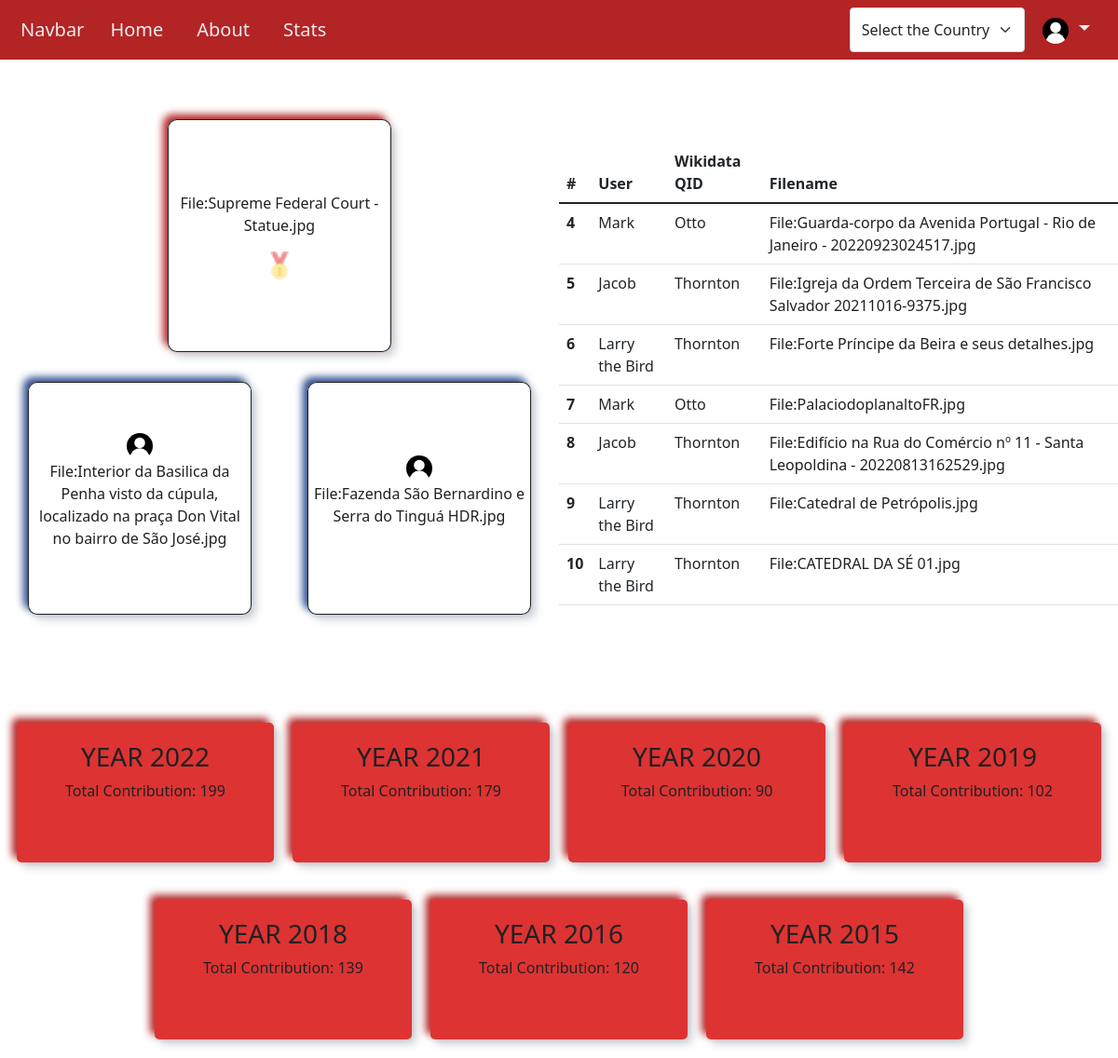
Screenshot of /stats with the database file from the repository.
### tables this page shows
CREATE TABLE edition (
	id INTEGER NOT NULL, 
	year INTEGER, 
	country VARCHAR, 
	place_1 VARCHAR, 
	place_2 VARCHAR, 
	place_3 VARCHAR, 
	place_4 VARCHAR, 
	place_5 VARCHAR, 
	place_6 VARCHAR, 
	place_7 VARCHAR, 
	place_8 VARCHAR, 
	place_9 VARCHAR, 
	place_10 VARCHAR, 
	PRIMARY KEY (id), 
	UNIQUE (year)
);

### app.py (the view)
@app.route('/stats')
def ranking():
    presentyear = date.today().year
    edition2022 = db.session.query(edition).filter_by(year=presentyear-1).all()
    photograph2015 = db.session.query(photograph).filter_by(edition_year=str(presentyear-8)).count()
    photograph2016 = db.session.query(photograph).filter_by(edition_year=str(presentyear-7)).count()
    photograph2018 = db.session.query(photograph).filter_by(edition_year=str(presentyear-5)).count()
    photograph2019 = db.session.query(photograph).filter_by(edition_year=str(presentyear-4)).count()
    photograph2020 = db.session.query(photograph).filter_by(edition_year=str(presentyear-3)).count()
    photograph2021 = db.session.query(photograph).filter_by(edition_year=str(presentyear-2)).count()
    photograph2022 = db.session.query(photograph).filter_by(edition_year=str(presentyear-1)).count()
    editionyear = db.session.query(edition).filter_by(year=str(presentyear-1)).subquery()
    dataa = db.session.query(photograph).join(editionyear, editionyear.c.place_1 == photograph.c.filename).all()
    print(dataa)
    return render_template('stats.html', edition2022=edition2022[0], photograph2015=photograph2015, photograph2016=photograph2016, photograph2018=photograph2018, photograph2019=photograph2019, photograph2020=photograph2020, photograph2021=photograph2021, photograph2022=photograph2022)

### templates/stats.html
{% extends 'navbar.html' %} {% block content %}
<div class="stats">
  <div class="stats-top">
    <div class="top-board">
      <div class="top-one">
        <p>
          <a
            href="{{ ''.join(['https://commons.wikimedia.org/wiki/', edition2022.place_1])}}"
            >{{edition2022.place_1}}</a
          >
        </p>
        <div class="gold-medal">
          <img
            class="user"
            src="{{ url_for('static', filename= 'images/gold-medal.png') }}"
            alt='{{ ("Winner on Wiki Loves Monuments Brasil") }}'
          />
        </div>
      </div>
      <div class="top-two">
        <div class="top-two-left">
          <img
            class="user"
            src="{{ url_for('static', filename= 'images/user-profile.svg') }}"
            alt='{{ ("Winner on Wiki Loves Monuments Brasil") }}'
          />
          <p>
            <a
              href="{{ ''.join(['https://commons.wikimedia.org/wiki/', edition2022.place_2])}}"
              >{{edition2022.place_2}}</a
            >
          </p>
        </div>
        <div class="top-two-right">
          <img
            class="user"
            src="{{ url_for('static', filename= 'images/user-profile.svg') }}"
            alt='{{ ("Winner on Wiki Loves Monuments Brasil") }}'
          />
          <p>
            <a
              href="{{ ''.join(['https://commons.wikimedia.org/wiki/', edition2022.place_3])}}"
              >{{edition2022.place_3}}</a
            >
          </p>
        </div>
      </div>
    </div>
    <div class="top-three">
      <table class="table">
        <thead>
          <tr>
            <th scope="col">#</th>
            <th scope="col">User</th>
            <th scope="col">Wikidata QID</th>
            <th scope="col">Filename</th>
          </tr>
        </thead>
        <tbody>
          <tr>
            <th scope="row">4</th>
            <td>Mark</td>
            <td>Otto</td>
            <td>
              <a
                href="{{ ''.join(['https://commons.wikimedia.org/wiki/', edition2022.place_4])}}"
                >{{edition2022.place_4}}</a
              >
            </td>
          </tr>
          <tr>
            <th scope="row">5</th>
            <td>Jacob</td>
            <td>Thornton</td>
            <td>
              <a
                href="{{ ''.join(['https://commons.wikimedia.org/wiki/', edition2022.place_5])}}"
                >{{edition2022.place_5}}</a
              >
            </td>
          </tr>
          <tr>
            <th scope="row">6</th>
            <td>Larry the Bird</td>
            <td>Thornton</td>
            <td>
              <a
                href="{{ ''.join(['https://commons.wikimedia.org/wiki/', edition2022.place_6])}}"
                >{{edition2022.place_6}}</a
              >
            </td>
          </tr>
          <tr>
            <th scope="row">7</th>
            <td>Mark</td>
            <td>Otto</td>
            <td>
              <a
                href="{{ ''.join(['https://commons.wikimedia.org/wiki/', edition2022.place_7])}}"
                >{{edition2022.place_7}}</a
              >
            </td>
          </tr>
          <tr>
            <th scope="row">8</th>
            <td>Jacob</td>
            <td>Thornton</td>
            <td>
              <a
                href="{{ ''.join(['https://commons.wikimedia.org/wiki/', edition2022.place_8])}}"
                >{{edition2022.place_8}}</a
              >
            </td>
          </tr>
          <tr>
            <th scope="row">9</th>
            <td>Larry the Bird</td>
            <td>Thornton</td>
            <td>
              <a
                href="{{ ''.join(['https://commons.wikimedia.org/wiki/', edition2022.place_9])}}"
                >{{edition2022.place_9}}</a
              >
            </td>
          </tr>
          <tr>
            <th scope="row">10</th>
            <td>Larry the Bird</td>
            <td>Thornton</td>
            <td>
              <a
                href="{{ ''.join(['https://commons.wikimedia.org/wiki/', edition2022.place_10])}}"
                >{{edition2022.place_10}}</a
              >
            </td>
          </tr>
        </tbody>
      </table>
    </div>
  </div>
  <div class="bottom-board">
    <div class="bottom-one">
      <a href="/stats/2022">
        <div class="previous-one">
          <h3>YEAR 2022</h3>
          <p>Total Contribution: {{photograph2022}}</p>
        </div>
      </a>
    </div>
    <div class="bottom-one">
      <a href="/stats/2021">
        <div class="previous-one">
          <h3>YEAR 2021</h3>
          <p>Total Contribution: {{photograph2021}}</p>
        </div>
      </a>
    </div>
    <div class="bottom-one">
      <a href="/stats/2020">
        <div class="previous-one">
          <h3>YEAR 2020</h3>
          <p>Total Contribution: {{photograph2020}}</p>
        </div>
      </a>
    </div>
    <div class="bottom-one">
      <a href="/stats/2019">
        <div class="previous-one">
          <h3>YEAR 2019</h3>
          <p>Total Contribution: {{photograph2019}}</p>
        </div>
      </a>
    </div>
    <div class="bottom-one">
      <a href="/stats/2018">
        <div class="previous-one">
          <h3>YEAR 2018</h3>
          <p>Total Contribution: {{photograph2018}}</p>
        </div>
      </a>
    </div>
    <div class="bottom-one">
      <a href="/stats/2016">
        <div class="previous-one">
          <h3>YEAR 2016</h3>
          <p>Total Contribution: {{photograph2016}}</p>
        </div>
      </a>
    </div>
    <div class="bottom-one">
      <a href="/stats/2015">
        <div class="previous-one">
          <h3>YEAR 2015</h3>
          <p>Total Contribution: {{photograph2015}}</p>
        </div>
      </a>
    </div>
  </div>
</div>
{% endblock %}

### static/css/style.css (style rules this page uses)
:root { --red: #b32424; --white-font: #eaecf0; --black: #202122; --box-red: #d33; --box-blue: #2a4b8d; --blue: #36c; }
.user { height: 30px; }
.stats a, .stats-top a { text-decoration: none; color: var(--black); display: block; text-align: center; }
.top-one { margin-bottom: 2rem; height: 250px; border: 1px solid var(--black); width: 40%; display: flex; flex-direction: column; justify-self: center; justify-content: center; align-self: center; align-items: center; border-radius: 4%; box-shadow: -5px -5px 9px var(--red), 5px 5px 9px rgba(94, 104, 121, 0.3); }
.top-two { margin-bottom: 2rem; height: 250px; width: 100%; display: flex; justify-self: center; justify-content: space-around; align-self: center; align-items: center; }
.top-two-left, .top-two-right { border: 1px solid var(--black); display: flex; flex-direction: column; height: 250px; width: 40%; justify-self: center; justify-content: center; align-self: center; align-items: center; border-radius: 4%; box-shadow: -5px -5px 9px var(--box-blue), 5px 5px 9px rgba(94, 104, 121, 0.3); }
.stats-top { width: 100%; display: flex; justify-content: center; justify-items: center; margin: 2rem 0; }
.top-board { width: 50%; display: flex; flex-direction: column; justify-content: center; margin: 2rem 0; }
.top-three { width: 50%; display: flex; flex-direction: column; justify-content: center; justify-items: center; margin: 2rem 0; }
.bottom-board { display: flex; justify-content: center; flex-wrap: wrap; }
.table a { text-align: left; }
.bottom-one { background-color: var(--box-red); height: 150px; width: 23%; margin: 20px 10px; border-radius: 5px; padding: 20px 0; display: flex; flex-direction: column; justify-content: space-between; align-items: center; box-shadow: -5px -5px 9px var(--red), 5px 5px 9px rgba(94, 104, 121, 0.3); }
.bottom-one a { width: 100%; height: 100%; }

### rows the page displays
edition: place_1 "File:Supreme Federal Court - Statue.jpg", place_2 "File:Interior da Basilica da Penha visto da cúpula, localizado na praça Don Vital no bairro de São José.jpg", place_3 "File:Fazenda São Bernardino e Serra do Tinguá HDR.jpg", place_4 "File:Guarda-corpo da Avenida Portugal - Rio de Janeiro - 20220923024517.jpg", place_5 "File:Igreja da Ordem Terceira de São Francisco Salvador 20211016-9375.jpg", place_6 "File:Forte Príncipe da Beira e seus detalhes.jpg", place_7 "File:PalaciodoplanaltoFR.jpg", place_8 "File:Edifício na Rua do Comércio nº 11 - Santa Leopoldina - 20220813162529.jpg", place_9 "File:Catedral de Petrópolis.jpg", place_10 "File:CATEDRAL DA SÉ 01.jpg"

### other values shown
{{ photograph2022 }} "199"
{{ photograph2021 }} "179"
{{ photograph2020 }} "90"
{{ photograph2019 }} "102"
{{ photograph2018 }} "139"
{{ photograph2016 }} "120"
{{ photograph2015 }} "142"
